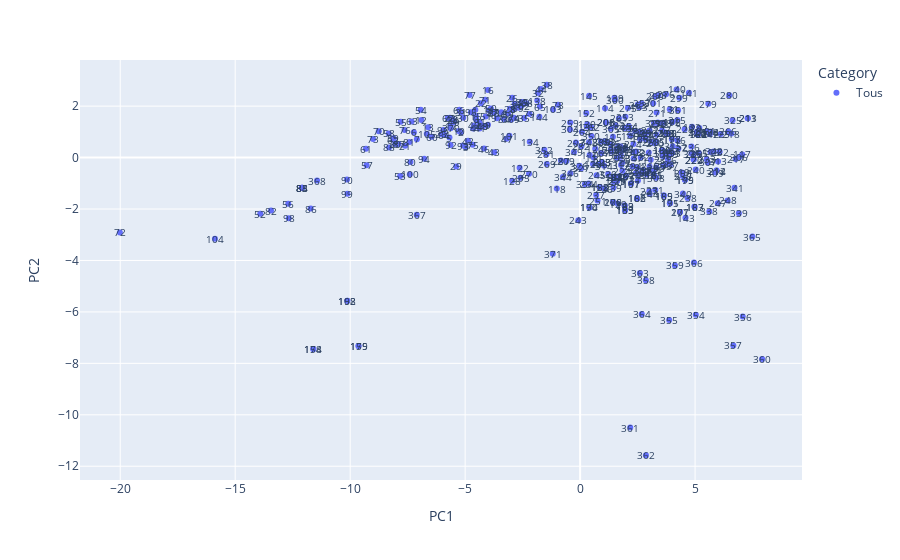

Notebook code for this chart:
### Code cell
plot_pca_score(score,labels=labels,x=0,y=1)

### Figure 1 — Plotly figure (JSON) as saved in the notebook; plotly's stock layout.template omitted (floating-point values rounded to 4 significant figures; data arrays with more than 128 entries replaced by an {"elided": "..."} marker saying what was removed)
{"data": [{"hovertemplate": "Category=Tous<br>PC1=%{x}<br>PC2=%{y}<extra></extra>", "legendgroup": "Tous", "marker": {"color": "#636efa", "symbol": "circle"}, "mode": "markers", "name": "Tous", "orientation": "v", "showlegend": true, "type": "scatter", "x": {"elided": "372 float values"}, "xaxis": "x", "y": {"elided": "372 float values"}, "yaxis": "y"}], "layout": {"annotations": [{"font": {"size": 10}, "showarrow": false, "text": "0", "x": -4.523, "y": 1.494}, {"font": {"size": 10}, "showarrow": false, "text": "1", "x": -4.556, "y": 1.862}, {"font": {"size": 10}, "showarrow": false, "text": "2", "x": -5.193, "y": 0.9813}, {"font": {"size": 10}, "showarrow": false, "text": "3", "x": -4.982, "y": 0.408}, {"font": {"size": 10}, "showarrow": false, "text": "4", "x": -4.654, "y": 1.131}, {"font": {"size": 10}, "showarrow": false, "text": "5", "x": -5.682, "y": 0.7798}, {"font": {"size": 10}, "showarrow": false, "text": "6", "x": -7.231, "y": 0.9876}, {"font": {"size": 10}, "showarrow": false, "text": "7", "x": -7.1, "y": 0.7111}, {"font": {"size": 10}, "showarrow": false, "text": "8", "x": -2.905, "y": 1.875}, {"font": {"size": 10}, "showarrow": false, "text": "9", "x": -4.01, "y": 1.275}, {"font": {"size": 10}, "showarrow": false, "text": "10", "x": -5.276, "y": 1.03}, {"font": {"size": 10}, "showarrow": false, "text": "11", "x": -3.966, "y": 1.841}, {"font": {"size": 10}, "showarrow": false, "text": "12", "x": -6.901, "y": 1.464}, {"font": {"size": 10}, "showarrow": false, "text": "13", "x": -6.611, "y": 1.183}, {"font": {"size": 10}, "showarrow": false, "text": "14", "x": -3.429, "y": 1.764}, {"font": {"size": 10}, "showarrow": false, "text": "15", "x": -4.532, "y": 1.621}, {"font": {"size": 10}, "showarrow": false, "text": "16", "x": -4.009, "y": 2.629}, {"font": {"size": 10}, "showarrow": false, "text": "17", "x": -5.631, "y": 1.238}, {"font": {"size": 10}, "showarrow": false, "text": "18", "x": -5.576, "y": 1.489}, {"font": {"size": 10}, "showarrow": false, "text": "19", "x": -5.49, "y": 1.388}, {"font": {"size": 10}, "showarrow": false, "text": "20", "x": -8.039, "y": 0.5258}, {"font": {"size": 10}, "showarrow": false, "text": "21", "x": -7.611, "y": 0.457}, {"font": {"size": 10}, "showarrow": false, "text": "22", "x": -4.317, "y": 2.116}, {"font": {"size": 10}, "showarrow": false, "text": "23", "x": -5.655, "y": 1.55}, {"font": {"size": 10}, "showarrow": false, "text": "24", "x": -5.535, "y": 1.457}, {"font": {"size": 10}, "showarrow": false, "text": "25", "x": -6.031, "y": 0.9076}, {"font": {"size": 10}, "showarrow": false, "text": "26", "x": -2.955, "y": 2.329}, {"font": {"size": 10}, "showarrow": false, "text": "27", "x": -3.795, "y": 1.779}, {"font": {"size": 10}, "showarrow": false, "text": "28", "x": -3.052, "y": 1.899}, {"font": {"size": 10}, "showarrow": false, "text": "29", "x": -5.389, "y": -0.3437}, {"font": {"size": 10}, "showarrow": false, "text": "30", "x": -5.083, "y": 1.552}, {"font": {"size": 10}, "showarrow": false, "text": "31", "x": -5.182, "y": 1.758}, {"font": {"size": 10}, "showarrow": false, "text": "32", "x": -1.833, "y": 2.508}, {"font": {"size": 10}, "showarrow": false, "text": "33", "x": -3.742, "y": 1.75}, {"font": {"size": 10}, "showarrow": false, "text": "34", "x": -3.321, "y": 1.499}, {"font": {"size": 10}, "showarrow": false, "text": "35", "x": -2.433, "y": 1.538}, {"font": {"size": 10}, "showarrow": false, "text": "36", "x": -2.847, "y": 2.089}, {"font": {"size": 10}, "showarrow": false, "text": "37", "x": -3.818, "y": 1.779}, {"font": {"size": 10}, "showarrow": false, "text": "38", "x": -1.446, "y": 2.832}, {"font": {"size": 10}, "showarrow": false, "text": "39", "x": -2.548, "y": 2.149}, {"font": {"size": 10}, "showarrow": false, "text": "40", "x": -4.606, "y": 1.248}, {"font": {"size": 10}, "showarrow": false, "text": "41", "x": -4.373, "y": 1.134}, {"font": {"size": 10}, "showarrow": false, "text": "42", "x": -4.877, "y": 0.6543}, {"font": {"size": 10}, "showarrow": false, "text": "43", "x": -3.733, "y": 0.2088}, {"font": {"size": 10}, "showarrow": false, "text": "44", "x": -1.704, "y": 2.667}, {"font": {"size": 10}, "showarrow": false, "text": "45", "x": -2.497, "y": 2.165}, {"font": {"size": 10}, "showarrow": false, "text": "46", "x": -4.179, "y": 0.3496}, {"font": {"size": 10}, "showarrow": false, "text": "47", "x": -3.192, "y": 0.7345}, {"font": {"size": 10}, "showarrow": false, "text": "48", "x": -4.258, "y": 1.238}, {"font": {"size": 10}, "showarrow": false, "text": "49", "x": -4.21, "y": 1.219}, {"font": {"size": 10}, "showarrow": false, "text": "50", "x": -3.881, "y": 1.911}, {"font": {"size": 10}, "showarrow": false, "text": "51", "x": -4.106, "y": 1.6}, {"font": {"size": 10}, "showarrow": false, "text": "52", "x": -13.91, "y": -2.189}, {"font": {"size": 10}, "showarrow": false, "text": "53", "x": -7.825, "y": -0.7184}, {"font": {"size": 10}, "showarrow": false, "text": "54", "x": -6.932, "y": 1.862}, {"font": {"size": 10}, "showarrow": false, "text": "55", "x": -7.804, "y": 1.397}, {"font": {"size": 10}, "showarrow": false, "text": "56", "x": -12.69, "y": -1.794}, {"font": {"size": 10}, "showarrow": false, "text": "57", "x": -9.286, "y": -0.2982}, {"font": {"size": 10}, "showarrow": false, "text": "58", "x": -8.327, "y": 0.9393}, {"font": {"size": 10}, "showarrow": false, "text": "59", "x": -8.118, "y": 0.7557}, {"font": {"size": 10}, "showarrow": false, "text": "60", "x": -6.46, "y": 0.8135}, {"font": {"size": 10}, "showarrow": false, "text": "61", "x": -9.315, "y": 0.3422}, {"font": {"size": 10}, "showarrow": false, "text": "62", "x": -8.118, "y": 0.6916}, {"font": {"size": 10}, "showarrow": false, "text": "63", "x": -7.328, "y": 1.405}, {"font": {"size": 10}, "showarrow": false, "text": "64", "x": -5.899, "y": 0.89}, {"font": {"size": 10}, "showarrow": false, "text": "65", "x": -1.746, "y": 1.986}, {"font": {"size": 10}, "showarrow": false, "text": "66", "x": -5.249, "y": 1.862}, {"font": {"size": 10}, "showarrow": false, "text": "67", "x": -5.755, "y": 1.538}, {"font": {"size": 10}, "showarrow": false, "text": "68", "x": -2.33, "y": 2.11}, {"font": {"size": 10}, "showarrow": false, "text": "69", "x": -2.681, "y": 1.933}, {"font": {"size": 10}, "showarrow": false, "text": "70", "x": -8.757, "y": 1.025}, {"font": {"size": 10}, "showarrow": false, "text": "71", "x": -4.127, "y": 2.253}, {"font": {"size": 10}, "showarrow": false, "text": "72", "x": -20.02, "y": -2.908}, {"font": {"size": 10}, "showarrow": false, "text": "73", "x": -9.005, "y": 0.7251}, {"font": {"size": 10}, "showarrow": false, "text": "74", "x": -2.873, "y": 1.548}, {"font": {"size": 10}, "showarrow": false, "text": "75", "x": -4.671, "y": 0.4969}, {"font": {"size": 10}, "showarrow": false, "text": "76", "x": -7.636, "y": 1.068}, {"font": {"size": 10}, "showarrow": false, "text": "77", "x": -4.807, "y": 2.431}, {"font": {"size": 10}, "showarrow": false, "text": "78", "x": -0.9633, "y": 2.051}, {"font": {"size": 10}, "showarrow": false, "text": "79", "x": -2.202, "y": 1.695}, {"font": {"size": 10}, "showarrow": false, "text": "80", "x": -7.377, "y": -0.1693}, {"font": {"size": 10}, "showarrow": false, "text": "81", "x": -7.423, "y": 0.6022}, {"font": {"size": 10}, "showarrow": false, "text": "82", "x": -13.44, "y": -2.059}, {"font": {"size": 10}, "showarrow": false, "text": "83", "x": -12.09, "y": -1.168}, {"font": {"size": 10}, "showarrow": false, "text": "84", "x": -12.09, "y": -1.168}, {"font": {"size": 10}, "showarrow": false, "text": "85", "x": -12.09, "y": -1.168}, {"font": {"size": 10}, "showarrow": false, "text": "86", "x": -11.72, "y": -1.983}, {"font": {"size": 10}, "showarrow": false, "text": "87", "x": -7.898, "y": 0.5247}, {"font": {"size": 10}, "showarrow": false, "text": "88", "x": -8.308, "y": 0.3964}, {"font": {"size": 10}, "showarrow": false, "text": "89", "x": -3.132, "y": 1.71}, {"font": {"size": 10}, "showarrow": false, "text": "90", "x": -10.14, "y": -0.8547}, {"font": {"size": 10}, "showarrow": false, "text": "91", "x": -4.376, "y": 1.373}, {"font": {"size": 10}, "showarrow": false, "text": "92", "x": -5.637, "y": 0.4879}, {"font": {"size": 10}, "showarrow": false, "text": "93", "x": -5.089, "y": 0.4688}, {"font": {"size": 10}, "showarrow": false, "text": "94", "x": -6.777, "y": -0.04178}, {"font": {"size": 10}, "showarrow": false, "text": "95", "x": -4.75, "y": 1.763}, {"font": {"size": 10}, "showarrow": false, "text": "96", "x": -5.95, "y": 1.074}, {"font": {"size": 10}, "showarrow": false, "text": "97", "x": -3.62, "y": 1.528}, {"font": {"size": 10}, "showarrow": false, "text": "98", "x": -12.67, "y": -2.362}, {"font": {"size": 10}, "showarrow": false, "text": "99", "x": -10.12, "y": -1.409}, {"font": {"size": 10}, "showarrow": false, "text": "100", "x": -7.405, "y": -0.6439}, {"font": {"size": 10}, "showarrow": false, "text": "101", "x": -3.076, "y": 0.8501}, {"font": {"size": 10}, "showarrow": false, "text": "102", "x": -2.55, "y": 2.019}, {"font": {"size": 10}, "showarrow": false, "text": "103", "x": -1.174, "y": 1.872}, {"font": {"size": 10}, "showarrow": false, "text": "104", "x": -15.88, "y": -3.157}, {"font": {"size": 10}, "showarrow": false, "text": "105", "x": -6.668, "y": 0.9243}, {"font": {"size": 10}, "showarrow": false, "text": "106", "x": 0.8257, "y": -0.2521}, {"font": {"size": 10}, "showarrow": false, "text": "107", "x": 2.687, "y": -0.575}, {"font": {"size": 10}, "showarrow": false, "text": "108", "x": 1.754, "y": 0.4281}, {"font": {"size": 10}, "showarrow": false, "text": "109", "x": 3.924, "y": 0.1248}, {"font": {"size": 10}, "showarrow": false, "text": "110", "x": 0.4153, "y": 0.1008}, {"font": {"size": 10}, "showarrow": false, "text": "111", "x": 0.595, "y": -0.006964}, {"font": {"size": 10}, "showarrow": false, "text": "112", "x": 3.07, "y": -0.08638}, {"font": {"size": 10}, "showarrow": false, "text": "113", "x": 5.672, "y": 0.2124}, {"font": {"size": 10}, "showarrow": false, "text": "114", "x": 1.084, "y": 1.922}, {"font": {"size": 10}, "showarrow": false, "text": "115", "x": 1.427, "y": 0.8103}, {"font": {"size": 10}, "showarrow": false, "text": "116", "x": 4.234, "y": 0.6653}, {"font": {"size": 10}, "showarrow": false, "text": "117", "x": 7.05, "y": 0.1213}, {"font": {"size": 10}, "showarrow": false, "text": "118", "x": -1.015, "y": -1.202}, {"font": {"size": 10}, "showarrow": false, "text": "119", "x": 4.405, "y": -0.578}, {"font": {"size": 10}, "showarrow": false, "text": "120", "x": 0.6581, "y": 0.3457}, {"font": {"size": 10}, "showarrow": false, "text": "121", "x": 1.743, "y": 0.03012}, {"font": {"size": 10}, "showarrow": false, "text": "122", "x": -2.631, "y": -0.3964}, {"font": {"size": 10}, "showarrow": false, "text": "123", "x": 0.5586, "y": -0.247}, {"font": {"size": 10}, "showarrow": false, "text": "124", "x": 2.806, "y": 0.8961}, {"font": {"size": 10}, "showarrow": false, "text": "125", "x": 6.117, "y": 0.9132}, {"font": {"size": 10}, "showarrow": false, "text": "126", "x": 2.613, "y": 0.7138}, {"font": {"size": 10}, "showarrow": false, "text": "127", "x": 4.272, "y": 0.3551}, {"font": {"size": 10}, "showarrow": false, "text": "128", "x": -2.95, "y": -0.904}, {"font": {"size": 10}, "showarrow": false, "text": "129", "x": 1.64, "y": -1.791}, {"font": {"size": 10}, "showarrow": false, "text": "130", "x": 0.3113, "y": 1.3}, {"font": {"size": 10}, "showarrow": false, "text": "131", "x": 3.899, "y": 1.876}, {"font": {"size": 10}, "showarrow": false, "text": "132", "x": 4.865, "y": 1.198}, {"font": {"size": 10}, "showarrow": false, "text": "133", "x": 3.319, "y": 0.8856}, {"font": {"size": 10}, "showarrow": false, "text": "134", "x": -2.191, "y": 0.6202}, {"font": {"size": 10}, "showarrow": false, "text": "135", "x": 0.2884, "y": 1.206}, {"font": {"size": 10}, "showarrow": false, "text": "136", "x": 2.132, "y": 1.145}, {"font": {"size": 10}, "showarrow": false, "text": "137", "x": 1.652, "y": 0.4445}, {"font": {"size": 10}, "showarrow": false, "text": "138", "x": -1.863, "y": 2.219}, {"font": {"size": 10}, "showarrow": false, "text": "139", "x": 1.495, "y": 2.33}, {"font": {"size": 10}, "showarrow": false, "text": "140", "x": 4.195, "y": 2.648}, {"font": {"size": 10}, "showarrow": false, "text": "141", "x": 4.732, "y": 2.516}, {"font": {"size": 10}, "showarrow": false, "text": "142", "x": 1.833, "y": -0.1931}, {"font": {"size": 10}, "showarrow": false, "text": "143", "x": 4.584, "y": -2.343}, {"font": {"size": 10}, "showarrow": false, "text": "144", "x": -1.772, "y": 1.587}, {"font": {"size": 10}, "showarrow": false, "text": "145", "x": 0.3927, "y": 2.405}, {"font": {"size": 10}, "showarrow": false, "text": "146", "x": 2.182, "y": 0.8553}, {"font": {"size": 10}, "showarrow": false, "text": "147", "x": 3.917, "y": 0.2399}, {"font": {"size": 10}, "showarrow": false, "text": "148", "x": 2.319, "y": 0.2199}, {"font": {"size": 10}, "showarrow": false, "text": "149", "x": 3.734, "y": 0.1808}, {"font": {"size": 10}, "showarrow": false, "text": "150", "x": 1.469, "y": -0.9429}, {"font": {"size": 10}, "showarrow": false, "text": "151", "x": 5.535, "y": 1.017}, {"font": {"size": 10}, "showarrow": false, "text": "152", "x": 0.2702, "y": 1.735}, {"font": {"size": 10}, "showarrow": false, "text": "153", "x": 2.572, "y": 1.952}, {"font": {"size": 10}, "showarrow": false, "text": "154", "x": -11.6, "y": -7.445}, {"font": {"size": 10}, "showarrow": false, "text": "155", "x": -9.637, "y": -7.329}, {"font": {"size": 10}, "showarrow": false, "text": "156", "x": 3.568, "y": 0.2878}, {"font": {"size": 10}, "showarrow": false, "text": "157", "x": 1.987, "y": -0.7067}, {"font": {"size": 10}, "showarrow": false, "text": "158", "x": 0.8531, "y": -1.148}, {"font": {"size": 10}, "showarrow": false, "text": "159", "x": 1.956, "y": -2.035}, {"font": {"size": 10}, "showarrow": false, "text": "160", "x": 5.106, "y": 0.9004}, {"font": {"size": 10}, "showarrow": false, "text": "161", "x": 3.207, "y": -0.6634}, {"font": {"size": 10}, "showarrow": false, "text": "162", "x": 2.476, "y": -1.586}, {"font": {"size": 10}, "showarrow": false, "text": "163", "x": 4.975, "y": -1.913}, {"font": {"size": 10}, "showarrow": false, "text": "164", "x": 1.476, "y": -0.7492}, {"font": {"size": 10}, "showarrow": false, "text": "165", "x": 3.639, "y": -1.476}, {"font": {"size": 10}, "showarrow": false, "text": "166", "x": 3.808, "y": 0.9403}, {"font": {"size": 10}, "showarrow": false, "text": "167", "x": 2.213, "y": -1.01}, {"font": {"size": 10}, "showarrow": false, "text": "168", "x": -10.12, "y": -5.568}, {"font": {"size": 10}, "showarrow": false, "text": "169", "x": 1.937, "y": -1.863}, {"font": {"size": 10}, "showarrow": false, "text": "170", "x": 0.4072, "y": -1.939}, {"font": {"size": 10}, "showarrow": false, "text": "171", "x": 3.905, "y": -1.773}, {"font": {"size": 10}, "showarrow": false, "text": "172", "x": 4.01, "y": 1.384}, {"font": {"size": 10}, "showarrow": false, "text": "173", "x": 3.991, "y": 0.7229}, {"font": {"size": 10}, "showarrow": false, "text": "174", "x": 5.659, "y": 1.001}, {"font": {"size": 10}, "showarrow": false, "text": "175", "x": 4.558, "y": -0.8652}, {"font": {"size": 10}, "showarrow": false, "text": "176", "x": 1.431, "y": -1.726}, {"font": {"size": 10}, "showarrow": false, "text": "177", "x": 4.344, "y": -2.112}, {"font": {"size": 10}, "showarrow": false, "text": "178", "x": -11.6, "y": -7.445}, {"font": {"size": 10}, "showarrow": false, "text": "179", "x": -9.637, "y": -7.329}, {"font": {"size": 10}, "showarrow": false, "text": "180", "x": 3.568, "y": 0.2878}, {"font": {"size": 10}, "showarrow": false, "text": "181", "x": 1.987, "y": -0.7067}, {"font": {"size": 10}, "showarrow": false, "text": "182", "x": 0.8531, "y": -1.148}, {"font": {"size": 10}, "showarrow": false, "text": "183", "x": 1.956, "y": -2.035}, {"font": {"size": 10}, "showarrow": false, "text": "184", "x": 5.106, "y": 0.9004}, {"font": {"size": 10}, "showarrow": false, "text": "185", "x": 3.207, "y": -0.6634}, {"font": {"size": 10}, "showarrow": false, "text": "186", "x": 2.476, "y": -1.586}, {"font": {"size": 10}, "showarrow": false, "text": "187", "x": 4.975, "y": -1.913}, {"font": {"size": 10}, "showarrow": false, "text": "188", "x": 1.476, "y": -0.7492}, {"font": {"size": 10}, "showarrow": false, "text": "189", "x": 3.639, "y": -1.476}, {"font": {"size": 10}, "showarrow": false, "text": "190", "x": 3.808, "y": 0.9403}, {"font": {"size": 10}, "showarrow": false, "text": "191", "x": 2.213, "y": -1.01}, {"font": {"size": 10}, "showarrow": false, "text": "192", "x": -10.12, "y": -5.568}, {"font": {"size": 10}, "showarrow": false, "text": "193", "x": 1.937, "y": -1.863}, {"font": {"size": 10}, "showarrow": false, "text": "194", "x": 0.4072, "y": -1.939}, {"font": {"size": 10}, "showarrow": false, "text": "195", "x": 3.905, "y": -1.773}, {"font": {"size": 10}, "showarrow": false, "text": "196", "x": 4.01, "y": 1.384}, {"font": {"size": 10}, "showarrow": false, "text": "197", "x": 3.991, "y": 0.7229}, {"font": {"size": 10}, "showarrow": false, "text": "198", "x": 5.659, "y": 1.001}, {"font": {"size": 10}, "showarrow": false, "text": "199", "x": 4.558, "y": -0.8652}, {"font": {"size": 10}, "showarrow": false, "text": "200", "x": 1.431, "y": -1.726}, {"font": {"size": 10}, "showarrow": false, "text": "201", "x": 4.344, "y": -2.112}, {"font": {"size": 10}, "showarrow": false, "text": "202", "x": 2.579, "y": 1.004}, {"font": {"size": 10}, "showarrow": false, "text": "203", "x": 3.723, "y": 0.9695}, {"font": {"size": 10}, "showarrow": false, "text": "204", "x": 1.609, "y": 0.3501}, {"font": {"size": 10}, "showarrow": false, "text": "205", "x": 3.301, "y": 0.6251}, {"font": {"size": 10}, "showarrow": false, "text": "206", "x": 1.126, "y": 1.365}, {"font": {"size": 10}, "showarrow": false, "text": "207", "x": -0.1821, "y": 0.5856}, {"font": {"size": 10}, "showarrow": false, "text": "208", "x": 1.126, "y": 1.365}, {"font": {"size": 10}, "showarrow": false, "text": "209", "x": -0.5931, "y": -0.1343}, {"font": {"size": 10}, "showarrow": false, "text": "210", "x": 3.243, "y": 0.5568}, {"font": {"size": 10}, "showarrow": false, "text": "211", "x": 7.291, "y": 1.531}, {"font": {"size": 10}, "showarrow": false, "text": "212", "x": 5.932, "y": -0.5025}, {"font": {"size": 10}, "showarrow": false, "text": "213", "x": 7.291, "y": 1.531}, {"font": {"size": 10}, "showarrow": false, "text": "214", "x": 5.932, "y": -0.5025}, {"font": {"size": 10}, "showarrow": false, "text": "215", "x": 4.233, "y": 1.464}, {"font": {"size": 10}, "showarrow": false, "text": "216", "x": 3.018, "y": -0.3451}, {"font": {"size": 10}, "showarrow": false, "text": "217", "x": 6.765, "y": -0.05878}, {"font": {"size": 10}, "showarrow": false, "text": "218", "x": 6.577, "y": 0.9316}, {"font": {"size": 10}, "showarrow": false, "text": "219", "x": 1.605, "y": -0.9032}, {"font": {"size": 10}, "showarrow": false, "text": "220", "x": 4.938, "y": -0.07931}, {"font": {"size": 10}, "showarrow": false, "text": "221", "x": 1.605, "y": -0.9032}, {"font": {"size": 10}, "showarrow": false, "text": "222", "x": 4.938, "y": -0.07931}, {"font": {"size": 10}, "showarrow": false, "text": "223", "x": 0.947, "y": -0.182}, {"font": {"size": 10}, "showarrow": false, "text": "224", "x": 1.842, "y": -0.5162}, {"font": {"size": 10}, "showarrow": false, "text": "225", "x": 0.947, "y": -0.182}, {"font": {"size": 10}, "showarrow": false, "text": "226", "x": 1.049, "y": -1.204}, {"font": {"size": 10}, "showarrow": false, "text": "227", "x": 3.01, "y": -1.313}, {"font": {"size": 10}, "showarrow": false, "text": "228", "x": 4.543, "y": 1.098}, {"font": {"size": 10}, "showarrow": false, "text": "229", "x": 5.071, "y": 0.9939}, {"font": {"size": 10}, "showarrow": false, "text": "230", "x": 4.461, "y": -0.7202}, {"font": {"size": 10}, "showarrow": false, "text": "231", "x": 3.269, "y": -1.258}, {"font": {"size": 10}, "showarrow": false, "text": "232", "x": 6.067, "y": 0.2246}, {"font": {"size": 10}, "showarrow": false, "text": "233", "x": 5.504, "y": -0.06365}, {"font": {"size": 10}, "showarrow": false, "text": "234", "x": 0.3692, "y": -1.007}, {"font": {"size": 10}, "showarrow": false, "text": "235", "x": 3.62, "y": -0.3217}, {"font": {"size": 10}, "showarrow": false, "text": "236", "x": 4.842, "y": 0.4278}, {"font": {"size": 10}, "showarrow": false, "text": "237", "x": 0.6987, "y": -1.451}, {"font": {"size": 10}, "showarrow": false, "text": "238", "x": 4.673, "y": -1.567}, {"font": {"size": 10}, "showarrow": false, "text": "239", "x": 1.451, "y": -1.173}, {"font": {"size": 10}, "showarrow": false, "text": "240", "x": 5.025, "y": -0.4653}, {"font": {"size": 10}, "showarrow": false, "text": "241", "x": 3.02, "y": 1.054}, {"font": {"size": 10}, "showarrow": false, "text": "242", "x": 5.639, "y": 0.9045}, {"font": {"size": 10}, "showarrow": false, "text": "243", "x": -0.07607, "y": -2.44}, {"font": {"size": 10}, "showarrow": false, "text": "244", "x": 3.025, "y": -1.413}, {"font": {"size": 10}, "showarrow": false, "text": "245", "x": 0.7156, "y": -0.6917}, {"font": {"size": 10}, "showarrow": false, "text": "246", "x": 2.418, "y": -0.6083}, {"font": {"size": 10}, "showarrow": false, "text": "247", "x": 5.986, "y": -1.773}, {"font": {"size": 10}, "showarrow": false, "text": "248", "x": 6.414, "y": -1.667}, {"font": {"size": 10}, "showarrow": false, "text": "249", "x": 2.519, "y": -0.6588}, {"font": {"size": 10}, "showarrow": false, "text": "250", "x": 3.315, "y": -0.387}, {"font": {"size": 10}, "showarrow": false, "text": "251", "x": 0.7572, "y": -1.669}, {"font": {"size": 10}, "showarrow": false, "text": "252", "x": 2.895, "y": -0.6597}, {"font": {"size": 10}, "showarrow": false, "text": "253", "x": 1.969, "y": 1.589}, {"font": {"size": 10}, "showarrow": false, "text": "254", "x": 2.112, "y": 1.233}, {"font": {"size": 10}, "showarrow": false, "text": "255", "x": 1.329, "y": 0.516}, {"font": {"size": 10}, "showarrow": false, "text": "256", "x": 3.381, "y": 1.363}, {"font": {"size": 10}, "showarrow": false, "text": "257", "x": 2.67, "y": 2.115}, {"font": {"size": 10}, "showarrow": false, "text": "258", "x": 3.723, "y": 0.9695}, {"font": {"size": 10}, "showarrow": false, "text": "259", "x": -0.4315, "y": 1.361}, {"font": {"size": 10}, "showarrow": false, "text": "260", "x": 3.275, "y": 2.388}, {"font": {"size": 10}, "showarrow": false, "text": "261", "x": 1.689, "y": 1.528}, {"font": {"size": 10}, "showarrow": false, "text": "262", "x": 0.4762, "y": 1.188}, {"font": {"size": 10}, "showarrow": false, "text": "263", "x": 2.511, "y": 2.059}, {"font": {"size": 10}, "showarrow": false, "text": "264", "x": 0.07932, "y": 1.008}, {"font": {"size": 10}, "showarrow": false, "text": "265", "x": 5.165, "y": 0.1738}, {"font": {"size": 10}, "showarrow": false, "text": "266", "x": 6.449, "y": 1.019}, {"font": {"size": 10}, "showarrow": false, "text": "267", "x": 0.9185, "y": 0.1812}, {"font": {"size": 10}, "showarrow": false, "text": "268", "x": 3.093, "y": 0.6131}, {"font": {"size": 10}, "showarrow": false, "text": "269", "x": -1.451, "y": -0.2513}, {"font": {"size": 10}, "showarrow": false, "text": "270", "x": -2.223, "y": -0.6305}, {"font": {"size": 10}, "showarrow": false, "text": "271", "x": 3.325, "y": 1.75}, {"font": {"size": 10}, "showarrow": false, "text": "272", "x": 3.404, "y": 1.323}, {"font": {"size": 10}, "showarrow": false, "text": "273", "x": 2.39, "y": 1.037}, {"font": {"size": 10}, "showarrow": false, "text": "274", "x": 2.32, "y": 0.5252}, {"font": {"size": 10}, "showarrow": false, "text": "275", "x": 2.078, "y": 1.923}, {"font": {"size": 10}, "showarrow": false, "text": "276", "x": 3.736, "y": 2.461}, {"font": {"size": 10}, "showarrow": false, "text": "277", "x": 3.565, "y": 1.057}, {"font": {"size": 10}, "showarrow": false, "text": "278", "x": 1.936, "y": 0.3335}, {"font": {"size": 10}, "showarrow": false, "text": "279", "x": 5.574, "y": 2.089}, {"font": {"size": 10}, "showarrow": false, "text": "280", "x": 6.487, "y": 2.426}, {"font": {"size": 10}, "showarrow": false, "text": "281", "x": -1.466, "y": 0.1284}, {"font": {"size": 10}, "showarrow": false, "text": "282", "x": 0.05406, "y": 0.4422}, {"font": {"size": 10}, "showarrow": false, "text": "283", "x": 1.542, "y": 1.261}, {"font": {"size": 10}, "showarrow": false, "text": "284", "x": 0.9167, "y": 0.6207}, {"font": {"size": 10}, "showarrow": false, "text": "285", "x": 1.941, "y": 1.149}, {"font": {"size": 10}, "showarrow": false, "text": "286", "x": 2.935, "y": 0.9736}, {"font": {"size": 10}, "showarrow": false, "text": "287", "x": -0.8313, "y": -0.1147}, {"font": {"size": 10}, "showarrow": false, "text": "288", "x": 1.089, "y": 0.6353}, {"font": {"size": 10}, "showarrow": false, "text": "289", "x": 4.934, "y": 0.1358}, {"font": {"size": 10}, "showarrow": false, "text": "290", "x": 4.457, "y": -0.5857}, {"font": {"size": 10}, "showarrow": false, "text": "291", "x": 2.484, "y": -0.3827}, {"font": {"size": 10}, "showarrow": false, "text": "292", "x": 5.184, "y": 1.151}, {"font": {"size": 10}, "showarrow": false, "text": "293", "x": 1.6, "y": -0.01067}, {"font": {"size": 10}, "showarrow": false, "text": "294", "x": 2.279, "y": -0.3437}, {"font": {"size": 10}, "showarrow": false, "text": "295", "x": -2.592, "y": -0.7883}, {"font": {"size": 10}, "showarrow": false, "text": "296", "x": 1.334, "y": 0.3053}, {"font": {"size": 10}, "showarrow": false, "text": "297", "x": 1.837, "y": 0.2861}, {"font": {"size": 10}, "showarrow": false, "text": "298", "x": 3.401, "y": 2.427}, {"font": {"size": 10}, "showarrow": false, "text": "299", "x": 4.318, "y": 2.328}, {"font": {"size": 10}, "showarrow": false, "text": "300", "x": 1.513, "y": 2.249}, {"font": {"size": 10}, "showarrow": false, "text": "301", "x": 3.178, "y": 2.11}, {"font": {"size": 10}, "showarrow": false, "text": "302", "x": 2.433, "y": 0.2346}, {"font": {"size": 10}, "showarrow": false, "text": "303", "x": 1.358, "y": 0.2355}, {"font": {"size": 10}, "showarrow": false, "text": "304", "x": -0.4407, "y": 1.094}, {"font": {"size": 10}, "showarrow": false, "text": "305", "x": 1.338, "y": 1.118}, {"font": {"size": 10}, "showarrow": false, "text": "306", "x": 6.927, "y": 0.02323}, {"font": {"size": 10}, "showarrow": false, "text": "307", "x": 5.546, "y": -0.1864}, {"font": {"size": 10}, "showarrow": false, "text": "308", "x": 3.308, "y": -0.7872}, {"font": {"size": 10}, "showarrow": false, "text": "309", "x": 5.877, "y": -0.5844}, {"font": {"size": 10}, "showarrow": false, "text": "310", "x": 1.573, "y": -0.7512}, {"font": {"size": 10}, "showarrow": false, "text": "311", "x": 2.515, "y": -0.8902}, {"font": {"size": 10}, "showarrow": false, "text": "312", "x": 3.031, "y": -0.4809}, {"font": {"size": 10}, "showarrow": false, "text": "313", "x": 6.0, "y": -0.1491}, {"font": {"size": 10}, "showarrow": false, "text": "314", "x": 1.045, "y": -0.3206}, {"font": {"size": 10}, "showarrow": false, "text": "315", "x": 4.028, "y": 0.4412}, {"font": {"size": 10}, "showarrow": false, "text": "316", "x": 3.82, "y": -0.07636}, {"font": {"size": 10}, "showarrow": false, "text": "317", "x": 1.78, "y": -0.2845}, {"font": {"size": 10}, "showarrow": false, "text": "318", "x": 1.678, "y": -0.7378}, {"font": {"size": 10}, "showarrow": false, "text": "319", "x": 2.741, "y": -0.4882}, {"font": {"size": 10}, "showarrow": false, "text": "320", "x": 1.221, "y": -0.6339}, {"font": {"size": 10}, "showarrow": false, "text": "321", "x": 3.185, "y": -0.528}, {"font": {"size": 10}, "showarrow": false, "text": "322", "x": 5.166, "y": 0.9293}, {"font": {"size": 10}, "showarrow": false, "text": "323", "x": 3.739, "y": -0.2544}, {"font": {"size": 10}, "showarrow": false, "text": "324", "x": 3.212, "y": 1.341}, {"font": {"size": 10}, "showarrow": false, "text": "325", "x": 6.629, "y": 1.453}, {"font": {"size": 10}, "showarrow": false, "text": "326", "x": -0.02835, "y": -0.316}, {"font": {"size": 10}, "showarrow": false, "text": "327", "x": 0.04838, "y": -0.417}, {"font": {"size": 10}, "showarrow": false, "text": "328", "x": 3.618, "y": 1.358}, {"font": {"size": 10}, "showarrow": false, "text": "329", "x": 2.754, "y": 0.9565}, {"font": {"size": 10}, "showarrow": false, "text": "330", "x": 2.85, "y": 0.7195}, {"font": {"size": 10}, "showarrow": false, "text": "331", "x": 1.958, "y": 0.3605}, {"font": {"size": 10}, "showarrow": false, "text": "332", "x": 2.63, "y": 0.004066}, {"font": {"size": 10}, "showarrow": false, "text": "333", "x": 4.001, "y": 0.192}, {"font": {"size": 10}, "showarrow": false, "text": "334", "x": 0.2102, "y": -1.041}, {"font": {"size": 10}, "showarrow": false, "text": "335", "x": 4.847, "y": 0.1548}, {"font": {"size": 10}, "showarrow": false, "text": "336", "x": 3.593, "y": 0.05798}, {"font": {"size": 10}, "showarrow": false, "text": "337", "x": 3.921, "y": -0.2726}, {"font": {"size": 10}, "showarrow": false, "text": "338", "x": 5.621, "y": -2.093}, {"font": {"size": 10}, "showarrow": false, "text": "339", "x": 6.904, "y": -2.169}, {"font": {"size": 10}, "showarrow": false, "text": "340", "x": 4.471, "y": -1.399}, {"font": {"size": 10}, "showarrow": false, "text": "341", "x": 6.714, "y": -1.174}, {"font": {"size": 10}, "showarrow": false, "text": "342", "x": 5.808, "y": 0.2378}, {"font": {"size": 10}, "showarrow": false, "text": "343", "x": 2.985, "y": 0.1955}, {"font": {"size": 10}, "showarrow": false, "text": "344", "x": -0.7508, "y": -0.7544}, {"font": {"size": 10}, "showarrow": false, "text": "345", "x": 1.77, "y": 0.115}, {"font": {"size": 10}, "showarrow": false, "text": "346", "x": -0.4239, "y": -0.611}, {"font": {"size": 10}, "showarrow": false, "text": "347", "x": 2.326, "y": -0.03199}, {"font": {"size": 10}, "showarrow": false, "text": "348", "x": 0.389, "y": 0.595}, {"font": {"size": 10}, "showarrow": false, "text": "349", "x": -0.2667, "y": 0.2215}, {"font": {"size": 10}, "showarrow": false, "text": "350", "x": 0.4913, "y": 0.8435}, {"font": {"size": 10}, "showarrow": false, "text": "351", "x": 4.259, "y": 1.845}, {"font": {"size": 10}, "showarrow": false, "text": "352", "x": -1.558, "y": 0.3013}, {"font": {"size": 10}, "showarrow": false, "text": "353", "x": 1.163, "y": 0.6184}, {"font": {"size": 10}, "showarrow": false, "text": "354", "x": 5.031, "y": -6.106}, {"font": {"size": 10}, "showarrow": false, "text": "355", "x": 3.873, "y": -6.313}, {"font": {"size": 10}, "showarrow": false, "text": "356", "x": 7.071, "y": -6.183}, {"font": {"size": 10}, "showarrow": false, "text": "357", "x": 6.663, "y": -7.301}, {"font": {"size": 10}, "showarrow": false, "text": "358", "x": 2.858, "y": -4.768}, {"font": {"size": 10}, "showarrow": false, "text": "359", "x": 4.124, "y": -4.191}, {"font": {"size": 10}, "showarrow": false, "text": "360", "x": 7.916, "y": -7.826}, {"font": {"size": 10}, "showarrow": false, "text": "361", "x": 2.18, "y": -10.5}, {"font": {"size": 10}, "showarrow": false, "text": "362", "x": 2.862, "y": -11.57}, {"font": {"size": 10}, "showarrow": false, "text": "363", "x": 2.601, "y": -4.49}, {"font": {"size": 10}, "showarrow": false, "text": "364", "x": 2.68, "y": -6.077}, {"font": {"size": 10}, "showarrow": false, "text": "365", "x": 7.492, "y": -3.069}, {"font": {"size": 10}, "showarrow": false, "text": "366", "x": 4.952, "y": -4.084}, {"font": {"size": 10}, "showarrow": false, "text": "367", "x": -7.106, "y": -2.221}, {"font": {"size": 10}, "showarrow": false, "text": "368", "x": -11.44, "y": -0.8923}, {"font": {"size": 10}, "showarrow": false, "text": "369", "x": -2.993, "y": 1.483}, {"font": {"size": 10}, "showarrow": false, "text": "370", "x": -5.635, "y": 1.139}, {"font": {"size": 10}, "showarrow": false, "text": "371", "x": -1.191, "y": -3.743}], "legend": {"title": {"text": "Category"}, "tracegroupgap": 0}, "margin": {"t": 60}, "xaxis": {"anchor": "y", "domain": [0, 1], "title": {"text": "PC1"}}, "yaxis": {"anchor": "x", "domain": [0, 1], "title": {"text": "PC2"}}}}
